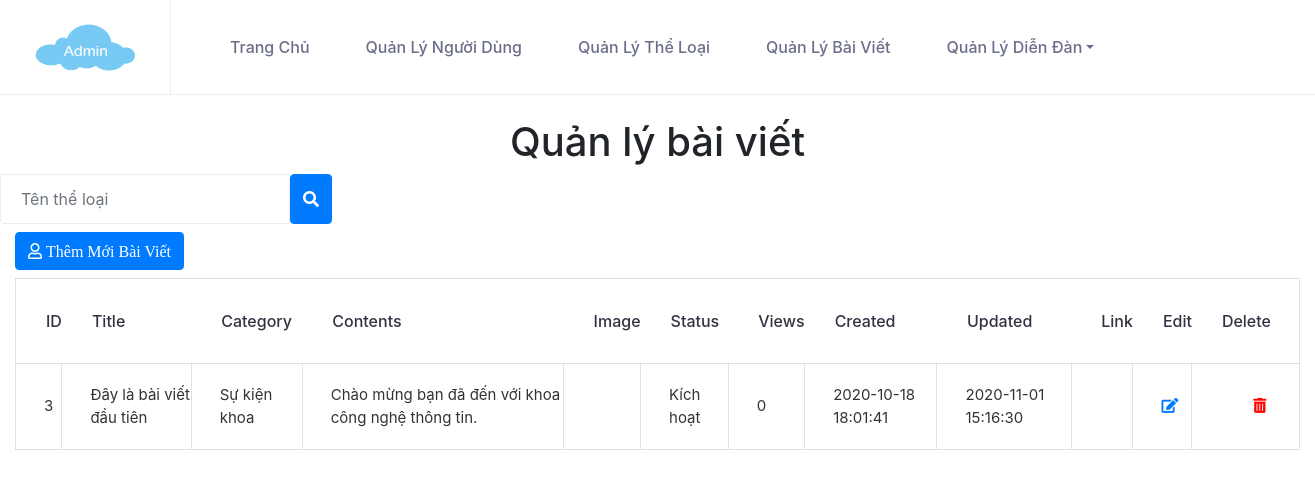
Before: /cse485-website-project/Admin/posts-index.php (signed in) with the older database file.
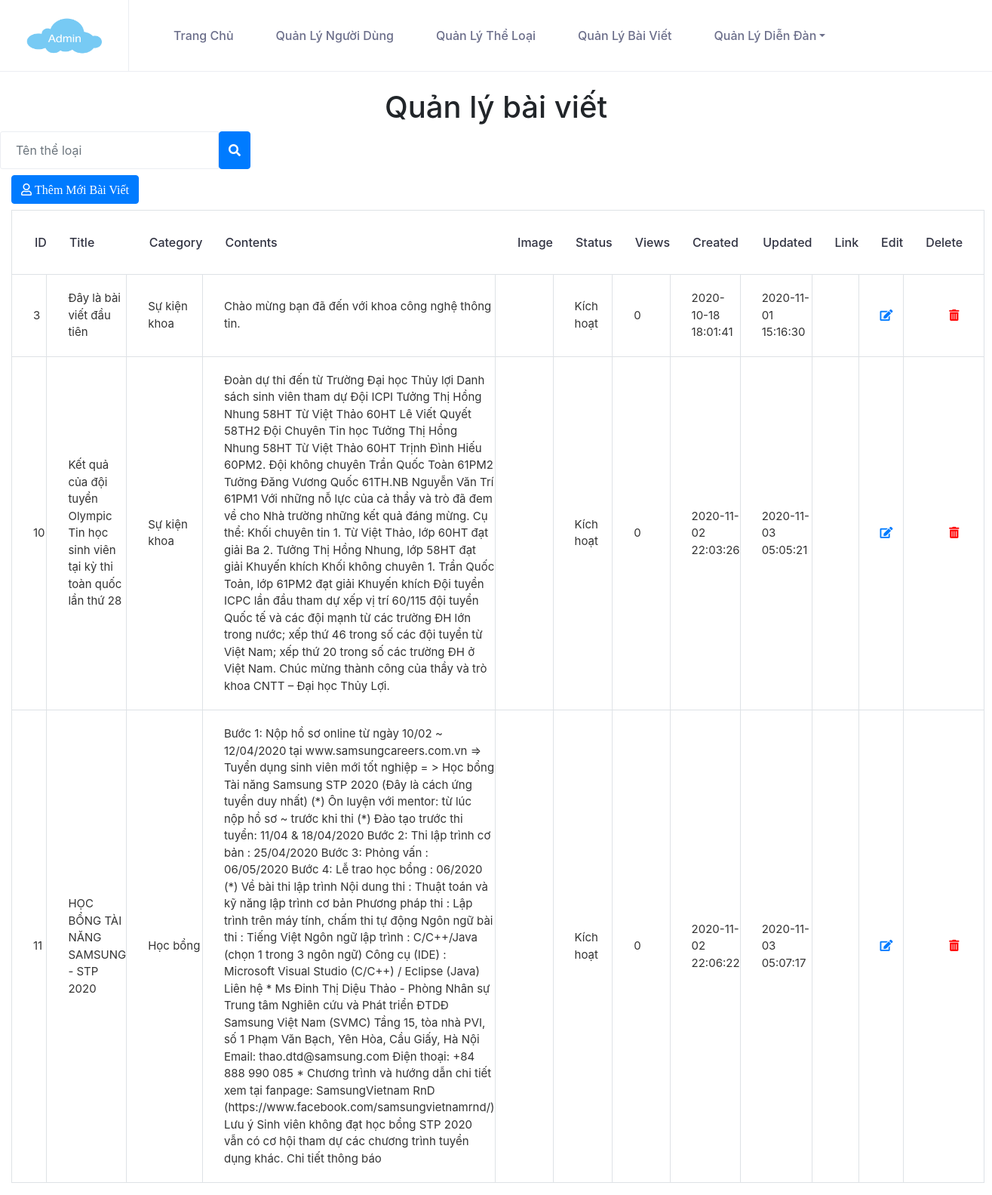
After: the same page with the newer database file.
### tables this page shows
CREATE TABLE `posts` (
  `ID` int(11) NOT NULL,
  `Title` varchar(255) NOT NULL,
  `Contents` text NOT NULL,
  `CategoryID` int(11) NOT NULL,
  `Image` text DEFAULT NULL,
  `Status` tinyint(1) NOT NULL DEFAULT 0,
  `Views` int(11) NOT NULL DEFAULT 0,
  `Created` timestamp NOT NULL DEFAULT current_timestamp(),
  `Updated` datetime DEFAULT NULL,
  `Link` text NOT NULL
);

CREATE TABLE `categoris` (
  `ID` int(11) NOT NULL,
  `CategoryName` varchar(255) NOT NULL,
  `Created` timestamp NOT NULL DEFAULT current_timestamp(),
  `Updated` datetime DEFAULT NULL
);

### cse485-website-project/Admin/posts-index-process.php (the view, shortened to what this page needs)
<?php
    $nameSearch = $_GET['searchString'];
    if (isset($nameSearch) && !empty($nameSearch))
    {
        $sql = "select * from posts where Title like '$nameSearch'";
    }
    else
    {
        $sql = "select * from posts";
    }
    mysqli_set_charset($conn,"UTF8");
    $result = mysqli_query($conn,$sql);
    while($row = mysqli_fetch_assoc($result))
    {?>
        <tr>
            <td><?php echo $row['ID'] ?></td>
            <td><?php echo $row['Title'] ?></td>
            <td>
            <?php
                $sqlCategory = "SELECT CategoryName FROM categoris,posts where categoris.ID =".$row['CategoryID'];
                mysqli_set_charset($conn, "UTF8");
                $resultCategory = mysqli_query($conn, $sqlCategory);
                $rowCategory = mysqli_fetch_array($resultCategory);
                echo $rowCategory['CategoryName'] ?></td>
            <td><?php echo $row['Contents'] ?></td>
            <td></td>
            <td>
                <?php
                    if($row['Status'] == '1') { echo "Kích hoạt";}
                ?>
            </td>
            <td><?php echo $row['Views'] ?></td>
            <td><?php echo $row['Created'] ?></td>
            <td><?php echo $row['Updated'] ?></td>
            <td><?php echo $row['link'] ?></td>
            <td><a href="post-edit.php?id=<?php echo $row['ID'] ?>" name="ID" class="fa fa-edit"></a></td>
            <td class="text-center"><a class="fas fa-trash-alt" style="color:red;" onClick="deletePost(<?php echo $row['ID']; ?>)"></a></td>
            </tr>
    <?php
    }
?>

Changed rows visible on the page:
added posts: ID "10", Title "Kết quả của đội tuyển Olympic Tin học sinh viên tại kỳ thi toàn quốc lần thứ 28", categoris.CategoryName "Sự kiện khoa", Contents "Đoàn dự thi đến từ Trường Đại học Thủy lợi Danh sách sinh viên tham dự Đội ICPI Tưởng Thị Hồng Nhung 58HT Từ Việt Thảo 60HT Lê Viết Quyết 58TH2 Đội Chuyên Tin học Tưởng Thị Hồng Nhung 58HT Từ Việt Thảo 60HT Trịnh Đình Hiếu 60PM2. Đội không chuyên Trần Quốc Toàn 61PM2 Tưởng Đăng Vương Quốc 61TH.NB Nguyễn Văn Trí 61PM1 Với những nỗ lực của cả thầy và trò đã đem về cho Nhà trường những kết quả đáng mừng. Cụ thể: Khối chuyên tin 1. Từ Việt Thảo, lớp 60HT đạt giải Ba 2. Tưởng Thị Hồng Nhung, lớp 58HT đạt giải Khuyến khích Khối không chuyên 1. Trần Quốc Toản, lớp 61PM2 đạt giải Khuyến khích Đội tuyển ICPC lần đầu tham dự xếp vị trí 60/115 đội tuyển Quốc tế và các đội mạnh từ các trường ĐH lớn…", Status "Kích hoạt", Views "0", Created "2020-11-02 22:03:26", Updated "2020-11-03 05:05:21"
added posts: ID "11", Title "HỌC BỔNG TÀI NĂNG SAMSUNG - STP 2020", categoris.CategoryName "Học bổng", Contents "Bước 1: Nộp hồ sơ online từ ngày 10/02 ~ 12/04/2020 tại www.samsungcareers.com.vn => Tuyển dụng sinh viên mới tốt nghiệp = > Học bổng Tài năng Samsung STP 2020 (Đây là cách ứng tuyển duy nhất) (*) Ôn luyện với mentor: từ lúc nộp hồ sơ ~ trước khi thi (*) Đào tạo trước thi tuyển: 11/04 & 18/04/2020 Bước 2: Thi lập trình cơ bản : 25/04/2020 Bước 3: Phỏng vấn : 06/05/2020 Bước 4: Lễ trao học bổng : 06/2020 (*) Về bài thi lập trình Nội dung thi : Thuật toán và kỹ năng lập trình cơ bản Phương pháp thi : Lập trình trên máy tính, chấm thi tự động Ngôn ngữ bài thi : Tiếng Việt Ngôn ngữ lập trình : C/C++/Java (chọn 1 trong 3 ngôn ngữ) Công cụ (IDE) : Microsoft Visual Studio (C/C++) / Eclipse (Java)…", Status "Kích hoạt", Views "0", Created "2020-11-02 22:06:22", Updated "2020-11-03 05:07:17"
